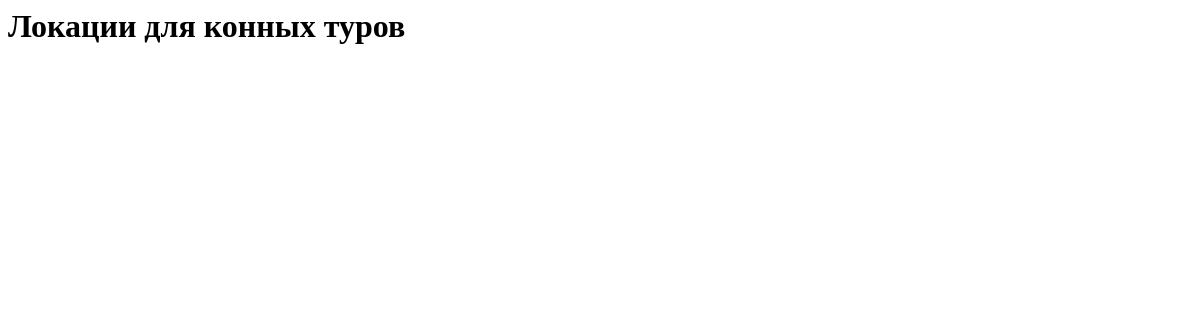
Page /locations/ on the earlier database version.
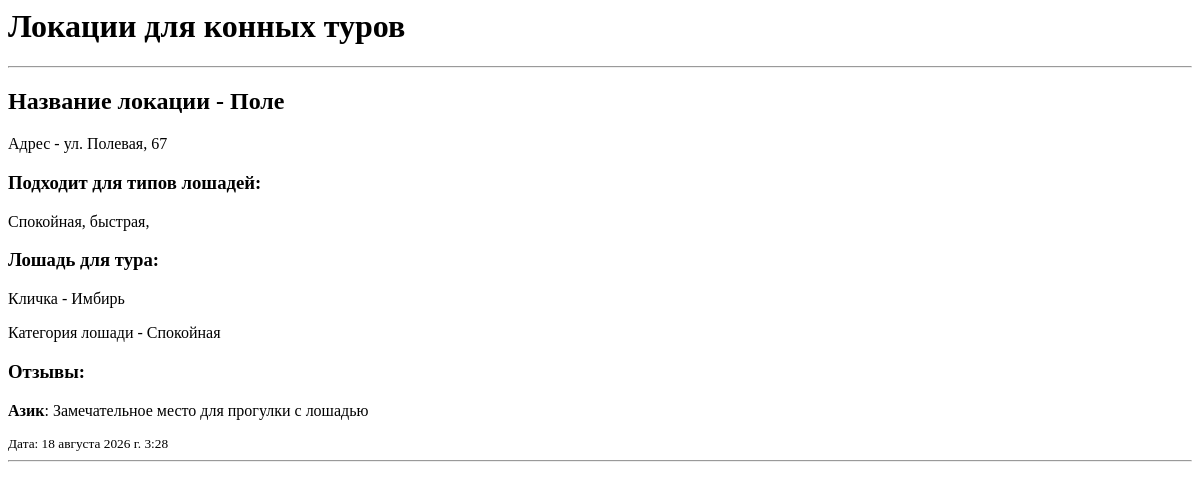
Same page on the later database version.
### horse_tour/models.py (models this page shows, shortened)
class TourLocation(models.Model):
    title = models.CharField(max_length=100, verbose_name='Название локации')
    address = models.CharField(max_length=200, verbose_name='Адрес локации')
    suitable_horse_types = models.ManyToManyField(HorseCategory)
    class Meta:
        verbose_name = 'Локацию'
        verbose_name_plural = 'Локации'

class HorseCategory(models.Model):
    name = models.CharField(max_length=100)

class Horse(models.Model):
    name = models.CharField(max_length=50, verbose_name='Кличка лошади')
    location = models.OneToOneField(TourLocation, on_delete=models.CASCADE)
    category = models.ForeignKey(HorseCategory, on_delete=models.CASCADE, null=True)

class Review(models.Model):
    location = models.ForeignKey(TourLocation, on_delete=models.CASCADE)
    author = models.CharField(max_length=100, verbose_name='Имя пользователя')
    text = models.CharField(max_length=500, verbose_name='Текст отзыва')
    created_at = models.DateTimeField(auto_now_add=True)

### horse_tour/views.py (the view)
# urls.py: path('locations/', locations_list_view),
def locations_list_view(request):
    if request.method == 'GET':
        locations = models.TourLocation.objects.all()
    return render(request, 'horse_tour_list.html', {'locations': locations})

### templates/horse_tour_list.html
<h1>Локации для конных туров</h1>
{% for i in locations %}
    <hr>
    <h2>Название локации - {{ i.title }}</h2>
    <p>Адрес - {{ i.address }}</p>
    <h3>Подходит для типов лошадей:</h3>
    <p>
        {% for type in i.suitable_horse_types.all %}
            {{ type.name }},
        {% endfor %}
    </p>
    {% if i.horse %}
        <h3>Лошадь для тура:</h3>
        <p>Кличка - {{ i.horse.name }}</p>
        <p>Категория лошади - {{ i.horse.category.name }}</p>
    {% endif %}
    <h3>Отзывы:</h3>
    {% for review in i.review_set.all %}
        <p><strong>{{ review.author }}</strong>: {{ review.text }}</p>
        <small>Дата: {{ review.created_at }}</small><br>
    {% empty %}
        <p>Нет отзывов</p>
    {% endfor %}
    <hr>
{% endfor %}

Differences in the rows shown:
added TourLocation: title "Поле", address "ул. Полевая, 67", horse.name "Имбирь", horse.category.name "Спокойная"
added HorseCategory: name "Спокойная"
added HorseCategory: name "быстрая"
added Review: author "Азик", text "Замечательное место для прогулки с лошадью", created_at "18 августа 2026 г. 3:28"
